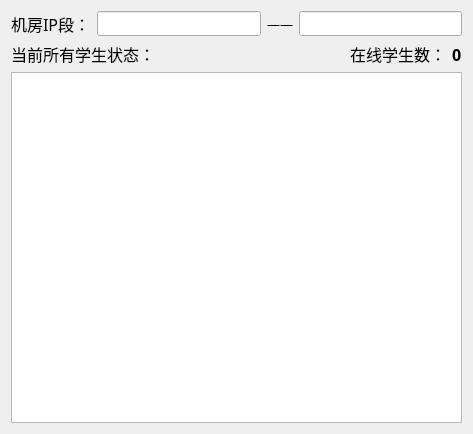
<?xml version="1.0" encoding="UTF-8"?>
<ui version="4.0">
 <class>StudentStatus</class>
 <widget class="QDialog" name="StudentStatus">
  <property name="geometry">
   <rect>
    <x>0</x>
    <y>0</y>
    <width>473</width>
    <height>434</height>
   </rect>
  </property>
  <property name="windowTitle">
   <string>Dialog</string>
  </property>
  <layout class="QGridLayout" name="gridLayout">
   <item row="0" column="0">
    <layout class="QHBoxLayout" name="horizontalLayout">
     <item>
      <widget class="QLabel" name="label">
       <property name="font">
        <font>
         <family>微软雅黑</family>
         <pointsize>12</pointsize>
        </font>
       </property>
       <property name="text">
        <string>机房IP段：</string>
       </property>
      </widget>
     </item>
     <item>
      <widget class="QLineEdit" name="ip1">
       <property name="minimumSize">
        <size>
         <width>0</width>
         <height>25</height>
        </size>
       </property>
       <property name="readOnly">
        <bool>true</bool>
       </property>
      </widget>
     </item>
     <item>
      <widget class="QLabel" name="label_2">
       <property name="font">
        <font>
         <family>微软雅黑</family>
         <pointsize>10</pointsize>
        </font>
       </property>
       <property name="text">
        <string>——</string>
       </property>
      </widget>
     </item>
     <item>
      <widget class="QLineEdit" name="ip2">
       <property name="minimumSize">
        <size>
         <width>0</width>
         <height>25</height>
        </size>
       </property>
       <property name="readOnly">
        <bool>true</bool>
       </property>
      </widget>
     </item>
    </layout>
   </item>
   <item row="1" column="0">
    <layout class="QHBoxLayout" name="horizontalLayout_2">
     <item>
      <widget class="QLabel" name="label_3">
       <property name="font">
        <font>
         <family>微软雅黑</family>
         <pointsize>12</pointsize>
        </font>
       </property>
       <property name="text">
        <string>当前所有学生状态：</string>
       </property>
      </widget>
     </item>
     <item>
      <spacer name="horizontalSpacer">
       <property name="orientation">
        <enum>Qt::Horizontal</enum>
       </property>
       <property name="sizeHint" stdset="0">
        <size>
         <width>38</width>
         <height>20</height>
        </size>
       </property>
      </spacer>
     </item>
     <item>
      <widget class="QLabel" name="label_4">
       <property name="font">
        <font>
         <family>微软雅黑</family>
         <pointsize>12</pointsize>
        </font>
       </property>
       <property name="text">
        <string>在线学生数：</string>
       </property>
      </widget>
     </item>
     <item>
      <widget class="QLabel" name="number">
       <property name="minimumSize">
        <size>
         <width>10</width>
         <height>0</height>
        </size>
       </property>
       <property name="font">
        <font>
         <family>微软雅黑</family>
         <pointsize>12</pointsize>
         <weight>75</weight>
         <bold>true</bold>
        </font>
       </property>
       <property name="text">
        <string>0</string>
       </property>
      </widget>
     </item>
    </layout>
   </item>
   <item row="2" column="0">
    <widget class="QTableView" name="tableView"/>
   </item>
  </layout>
 </widget>
 <resources/>
 <connections/>
</ui>
